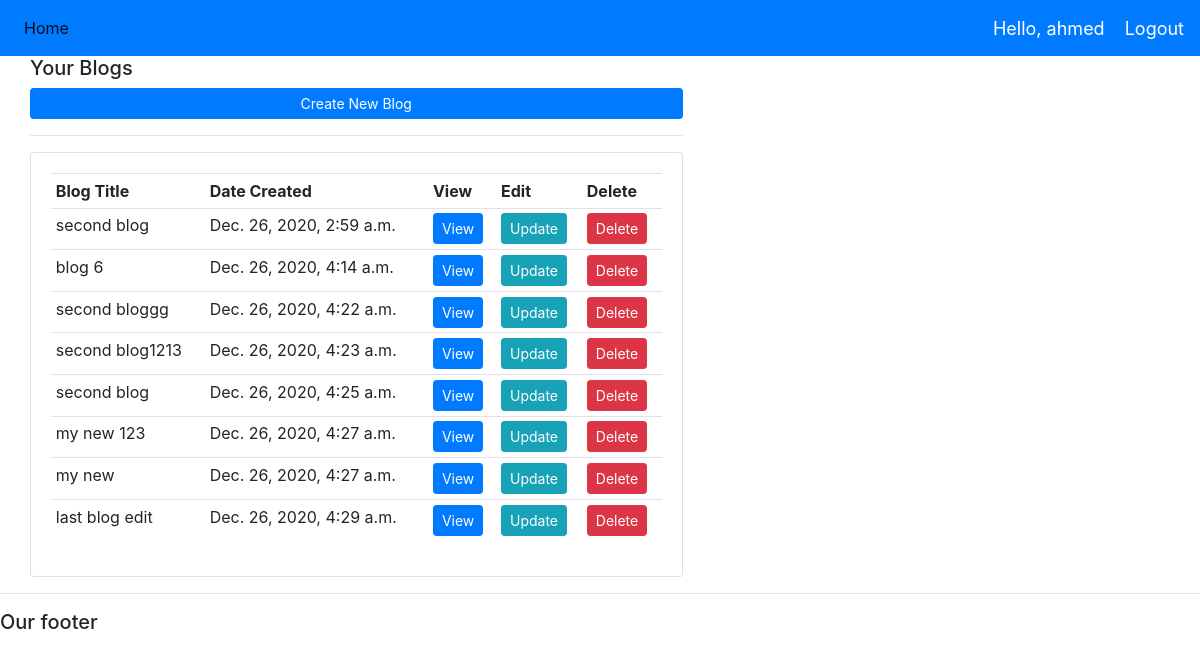
Screenshot of /home/ (signed in) with the database file from the repository.
### Blogs/models.py (models this page shows, shortened)
class userBlogs(models.Model):
    title = models.CharField(max_length=200, null = True)
    content = models.TextField(max_length=2000, null = True)
    date_created = models.DateTimeField(auto_now_add=True ,null = True)
    author = models.ForeignKey(User, on_delete=models.CASCADE)

### Blogs/views.py (the view)
# urls.py: 2. Add a URL to urlpatterns:  path('', views.home, name='home')
@login_required(login_url='login')
def home(request):
    all_blogs = userBlogs.objects.filter(author=request.user.id)
    context = {
        'all_blogs':all_blogs
    }
    return render(request,'home.html', context)

### templates/home.html
{% extends 'main.html' %}
{% block content %}
<div class="col-md-7">
    <h5>Your Blogs</h5>
    <a class="btn btn-primary  btn-sm btn-block" href="{% url 'CreateBlog' %}">Create New Blog</a>
    <hr>
    <div class="card card-body">
        <table class="table table-sm">
            <tr>
                <th>Blog Title</th>
                <th>Date Created</th>
                <th>View</th>
                <th>Edit</th>
                <th>Delete</th>
            </tr>
                {% for blog in all_blogs %}
                <tr>
                    <td>{{blog.title}}</td>
                    <td>{{blog.date_created}}</td>
                    <td><a class="btn btn-sm btn-primary" href="{% url 'ViewBlog' blog.id %}">View</a></td>
                    <td><a class="btn btn-sm btn-info" href="{% url 'EditBlog' blog.id %}">Update</a></td>
                    <td><a class="btn btn-sm btn-danger" href="{% url 'deleteBlog' blog.id %}">Delete</a></td>
                </tr>
           {% endfor %}
        </table>
    </div>
</div>
{% endblock %}

### templates/main.html (shortened to what this page needs)
<!DOCTYPE html>
<html>
<head>
	<link rel="stylesheet" href="https://stackpath.bootstrapcdn.com/bootstrap/4.3.1/css/bootstrap.min.css">
</head>
<body>
	{%  include 'navbar.html' %}
	<div class="container-fluid">
	{% block content %}
	{% endblock %}
    </div>
	<hr>
	<h5>Our footer</h5>
</body>
</html>

### templates/navbar.html (shortened to what this page needs)
<nav class="navbar navbar-expand-lg navbar-light bg-primary">
  <div class="collapse navbar-collapse" id="navbarNav">
    <ul class="navbar-nav">
      <li class="nav-item active">
        <a class="nav-link" href="{% url 'home' %}">Home</a>
      </li>
    </ul>
  </div>
  <span class="hello-msg">Hello, {{request.user}}</span>
  <span ><a  class="hello-msg" href="{% url 'logout' %}">Logout</a></span>
</nav>

### templates/navbar.html (style rules this page uses)
.hello-msg { font-size: 18px; color: #fff; margin-left: 20px; }

### rows the page displays
userBlogs: title "second blog", date_created "Dec. 26, 2020, 2:59 a.m."
userBlogs: title "blog 6", date_created "Dec. 26, 2020, 4:14 a.m."
userBlogs: title "second bloggg", date_created "Dec. 26, 2020, 4:22 a.m."
userBlogs: title "second blog1213", date_created "Dec. 26, 2020, 4:23 a.m."
userBlogs: title "second blog", date_created "Dec. 26, 2020, 4:25 a.m."
userBlogs: title "my new 123", date_created "Dec. 26, 2020, 4:27 a.m."
userBlogs: title "my new", date_created "Dec. 26, 2020, 4:27 a.m."
userBlogs: title "last blog edit", date_created "Dec. 26, 2020, 4:29 a.m."

### other values shown
{{ request.user }} "ahmed"
